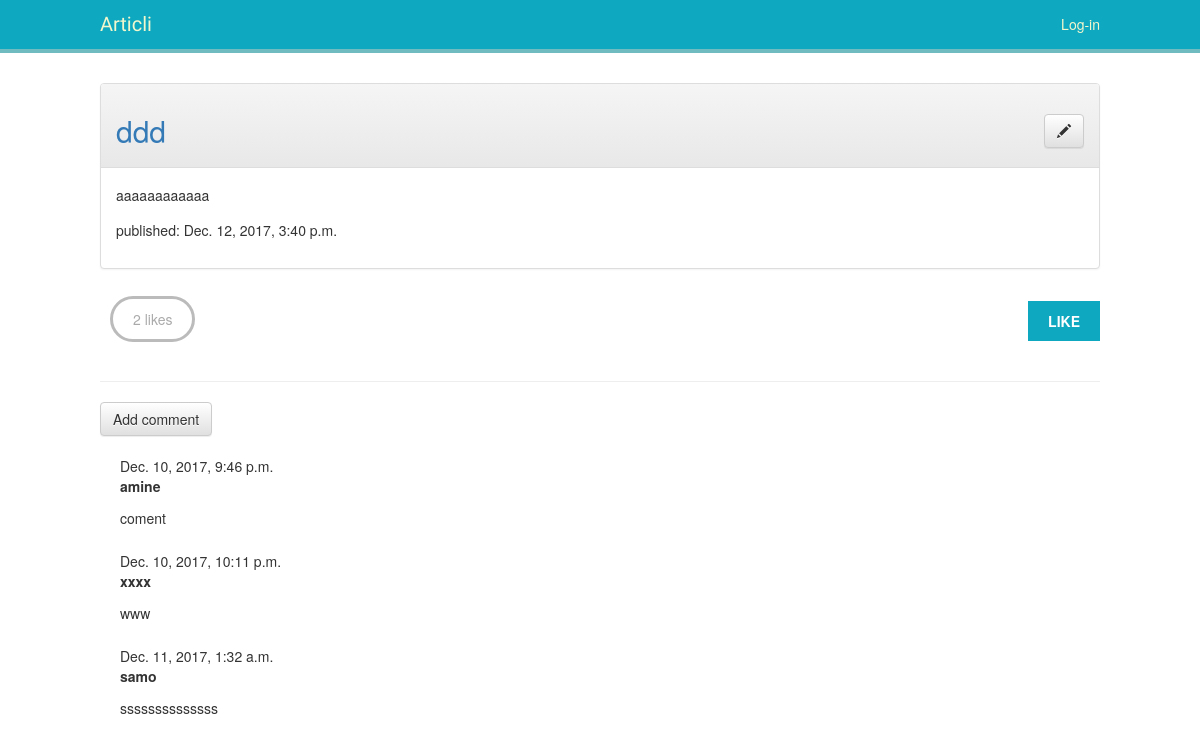
Page /post/6/ on the committed database.
### poste/models.py (models this page shows, shortened)
class Post(models.Model):
    author = models.ForeignKey('auth.User',related_name='posts_created')
    title = models.CharField(max_length=200)
    text = models.TextField()
    created_date = models.DateTimeField(
            default=timezone.now)
    published_date = models.DateTimeField(
            blank=True, null=True)
    users_like = models.ManyToManyField(settings.AUTH_USER_MODEL,
                                        related_name='posts_liked',
                                        blank=True)

class Comment(models.Model):
    post = models.ForeignKey('poste.Post', related_name='comments')
    author = models.CharField(max_length=200)
    text = models.TextField()
    created_date = models.DateTimeField(default=timezone.now)

### poste/views.py (the view)
# urls.py: url(r'^post/(?P<pk>[0-9]+)/$', views.post_detail, name='post_detail'),
def post_detail(request, pk):
    post = get_object_or_404(Post, pk=pk)
    return render(request, 'poste/post_detail.html', {'post': post})

### templates/poste/post_detail.html (shortened to what this page needs)
{% extends 'base.html' %}
{% block content %}
    <div class="panel panel-default">
        <div class="panel-heading">
            <h2><a href="{% url 'post_detail' pk=post.pk %}">{{ post.title }}</a>
                <a class="btn btn-default" href="{% url 'post_edit' pk=post.pk %} " class="top-menu" style="float: right">
                    <span class="glyphicon glyphicon-pencil"/>
                </a>
            </h2>
        </div>
        <div class="panel-body">
            <p>{{ post.text|linebreaksbr }}</p>
            <p>published: {{ post.published_date }}</p>
        </div>
    </div>
         {% with total_likes=post.users_like.count users_like=post.users_like.all %}
        <div class="image-info">
                <div>
                    <span class="count">
                        <span class="total">{{ total_likes }}</span>
                        like{{ total_likes|pluralize }}
                    </span>
                    <a href="#" data-id="{{ post.id }}" data-action="{% if request.user in users_like %}un{% endif %}like" class="like button">
                        {% if request.user not in users_like %}
                            Like
                        {% else %}
                            Unlike
                        {% endif %}
                    </a>
                </div>
        </div>
    {% endwith %}
    <hr>
        <a class="btn btn-default" href="{% url 'add_comment_to_post' pk=post.pk %}">Add comment</a>
        {% for comment in post.comments.all %}
             <div class="comment">
                 <div class="date">{{ comment.created_date }}</div>
                 <strong>{{ comment.author }}</strong>
                 <p>{{ comment.text|linebreaks }}</p>
             </div>
{% endfor %}
{% endblock %}

### account/static/css/base.css (style rules this page uses)
body { margin:0; padding:0; font-family:helvetica, sans-serif; }
p { line-height: 1.8; }
a { color: #0ea8c0; text-decoration:none; }
h1, h2, h3, h4, h5 , h6 { font-family: 'Muli', sans-serif; font-weight:normal; }
h2 { margin:30px 0 20px; }
input[type=submit], a.button { font-weight:bold; background: #0ea8c0; color:#fff; padding:10px 20px; font-size:14px; text-transform:uppercase; }
.image-info div { padding:20px 0; overflow:auto; }
.count { color:#aaa; border:3px solid #bbb; border-radius:26px; padding:10px 20px; margin:20px 10px 0; }
a.like, a.follow { float:right; margin-top:-8px; }
.comment { margin: 20px 0px 20px 20px; }

### rows in the picture
Post: title "ddd", text "aaaaaaaaaaaa", published_date "Dec. 12, 2017, 3:40 p.m."
Comment: created_date "Dec. 10, 2017, 9:46 p.m.", author "amine", text "coment"
Comment: created_date "Dec. 10, 2017, 10:11 p.m.", author "xxxx", text "www"
Comment: created_date "Dec. 11, 2017, 1:32 a.m.", author "samo", text "ssssssssssssss"

### other values in the picture
{{ total_likes }} "2"
